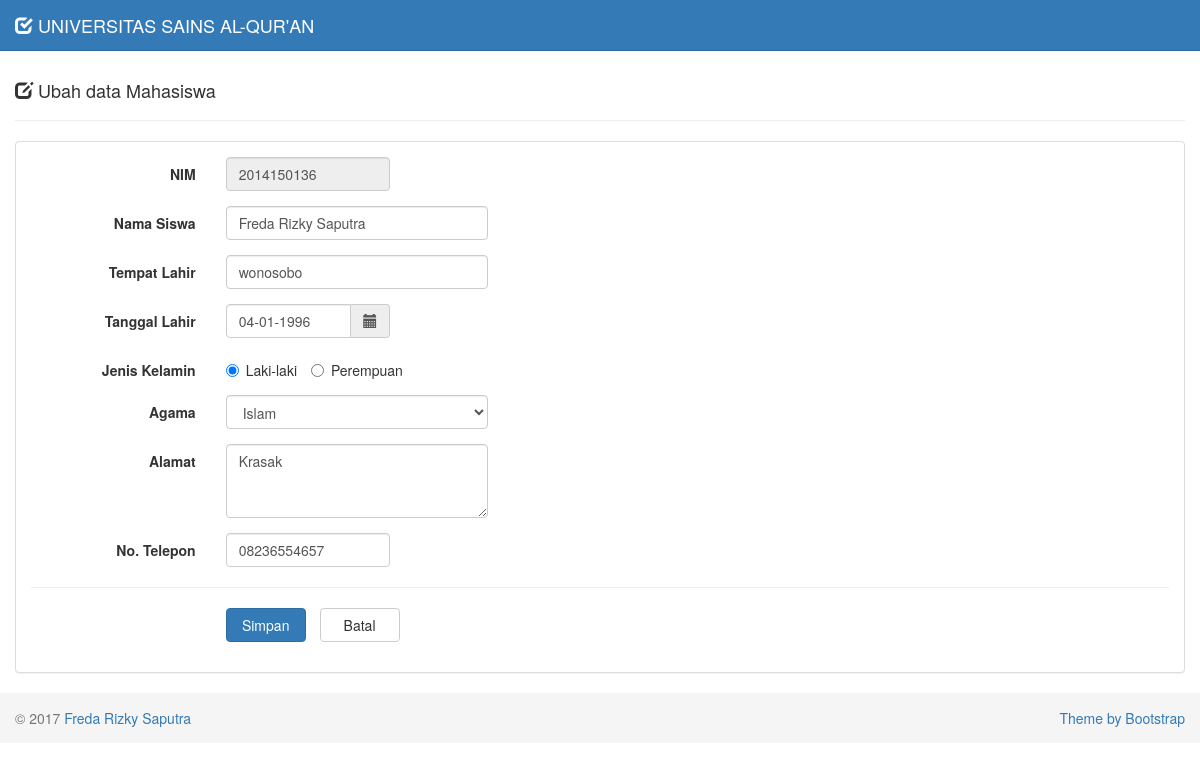
Page /indexe.php?page=ubah&id=2014150136 on the committed database.
### tables this page shows
CREATE TABLE IF NOT EXISTS `is_siswa` (
  `nis` varchar(10) NOT NULL,
  `nama` varchar(30) NOT NULL,
  `tempat_lahir` varchar(30) NOT NULL,
  `tanggal_lahir` date NOT NULL,
  `jenis_kelamin` enum('Laki-laki','Perempuan') NOT NULL,
  `agama` varchar(20) NOT NULL,
  `alamat` varchar(100) NOT NULL,
  `no_telepon` varchar(12) NOT NULL
);

### function/siswa.php (called while the page is built, shortened)
<?php
class siswa {
    function get_siswa($nis) {
        $query = mysql_query("SELECT * FROM is_siswa WHERE nis='$nis'");
        return mysql_fetch_array($query);
    }
}
?>

### form-ubah.php (the view, shortened to what this page needs)
<div class="row">
    <div class="col-md-12">
      <div class="page-header">
        <h4>
          <i class="glyphicon glyphicon-edit"></i>
          Ubah data Mahasiswa
        </h4>
      </div>
      <?php
      if (isset($_GET['id'])) {
        require_once "function/siswa.php";
        $siswa = new siswa();
        $nis  = $_GET['id'];
        $data = $siswa->get_siswa($nis);
        $tanggal        = $data['tanggal_lahir'];
        $tgl            = explode('-',$tanggal);
        $tanggal_lahir  = $tgl[2]."-".$tgl[1]."-".$tgl[0];
      }
      ?>
      <div class="panel panel-default">
        <div class="panel-body">
          <form class="form-horizontal" method="POST" action="proses-ubah.php">
            <div class="form-group">
              <label class="col-sm-2 control-label">NIM</label>
              <div class="col-sm-2">
                <input type="text" class="form-control" name="nis" value="<?php echo $data['nis']; ?>" readonly>
              </div>
            </div>
            <div class="form-group">
              <label class="col-sm-2 control-label">Nama Siswa</label>
              <div class="col-sm-3">
                <input type="text" class="form-control" name="nama" autocomplete="off" value="<?php echo $data['nama']; ?>" required>
              </div>
            </div>
            <div class="form-group">
              <label class="col-sm-2 control-label">Tempat Lahir</label>
              <div class="col-sm-3">
                <input type="text" class="form-control" name="tempat_lahir" autocomplete="off" value="<?php echo $data['tempat_lahir']; ?>" required>
              </div>
            </div>
            <div class="form-group">
              <label class="col-sm-2 control-label">Tanggal Lahir</label>
              <div class="col-sm-2">
                <div class="input-group">
                  <input type="text" class="form-control date-picker" data-date-format="dd-mm-yyyy" name="tanggal_lahir" autocomplete="off" value="<?php echo $tanggal_lahir; ?>" required>
                  <span class="input-group-addon">
                    <i class="glyphicon glyphicon-calendar"></i>
                  </span>
                </div>
              </div>
            </div>
            <div class="form-group">
              <label class="col-sm-2 control-label">Jenis Kelamin</label>
              <div class="col-sm-4">
              <?php
              if ($data['jenis_kelamin']=='Laki-laki') { ?>
                <label class="radio-inline">
                  <input type="radio" name="jenis_kelamin" value="Laki-laki" checked> Laki-laki
                </label>
                <label class="radio-inline">
                  <input type="radio" name="jenis_kelamin" value="Perempuan"> Perempuan
                </label>
              <?php
              }
              ?>
              </div>
            </div>
            <div class="form-group">
              <label class="col-sm-2 control-label">Agama</label>
              <div class="col-sm-3">
                <select class="form-control" name="agama" placeholder="Pilih Agama" required>
                  <option value="<?php echo $data['agama']; ?>"><?php echo $data['agama']; ?></option>
                </select>
              </div>
            </div>
            <div class="form-group">
              <label class="col-sm-2 control-label">Alamat</label>
              <div class="col-sm-3">
                <textarea class="form-control" name="alamat" rows="3" required><?php echo $data['alamat']; ?></textarea>
              </div>
            </div>
            <div class="form-group">
              <label class="col-sm-2 control-label">No. Telepon</label>
              <div class="col-sm-2">
                <input type="text" class="form-control" name="no_telepon" autocomplete="off" maxlength="12" onKeyPress="return goodchars(event,'0123456789',this)" value="<?php echo $data['no_telepon']; ?>" required>
              </div>
            </div>
            <hr/>
            <div class="form-group">
              <div class="col-sm-offset-2 col-sm-10">
                <button type="submit" class="btn btn-primary btn-submit">Simpan</button>
                <a href="index.php" class="btn btn-default btn-reset">Batal</a>
              </div>
            </div>
          </form>
        </div>
      </div>
    </div>
  </div>

### assets/css/style.css (style rules this page uses)
body { padding-top: 40px; }
.btn-submit { width: 80px; }
.btn-reset { width: 80px; margin-left: 10px; }

### rows in the picture
is_siswa: nis "2014150136", nama "Freda Rizky Saputra", tempat_lahir "wonosobo", tanggal_lahir "04-01-1996", agama "Islam", alamat "Krasak", no_telepon "08236554657"
